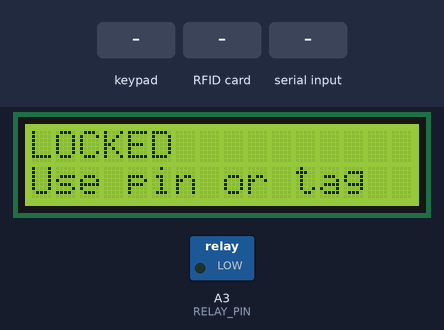
Bench run of a sketch on a simulated Arduino Uno, built with avr-gcc and run on an emulated ATmega328P. On the bench: 16×2 character LCD, switched loads named in the sketch (green lamp = pin HIGH). The test bench sets the inputs (shaded band). Pins used as bus, display or sensor lines are not drawn; what the sketch prints to the serial monitor is not drawn.

Above: at 1.3 s.
1.4 s: keypad keys 1 2 3 4 pressed 0.4 s apart
At 4.8 s:
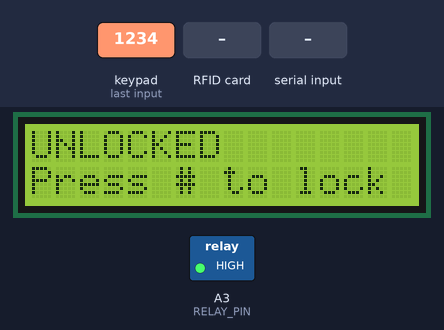
5.1 s: key '#' pressed
At 5.9 s:
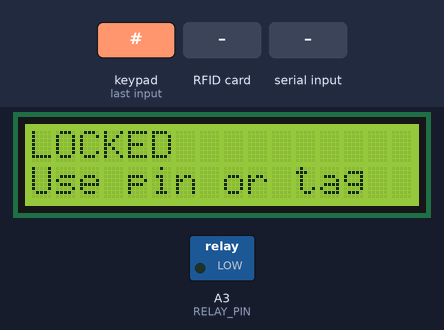
6.6 s: RFID card 5E 7A 19 C4 held to the reader
At 7.2 s:
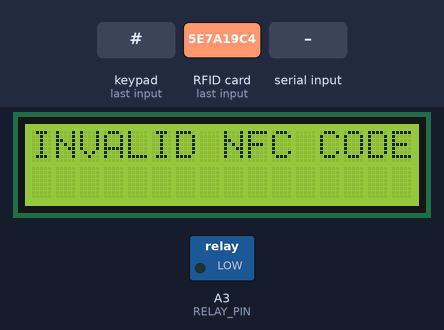
9.1 s: "3" received over Serial
At 11.0 s:
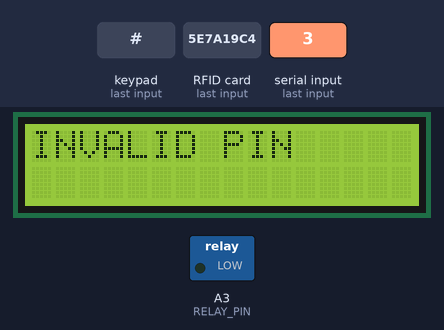
12.1 s: RFID card 21 E7 E6 26 held to the reader
At 13.0 s:
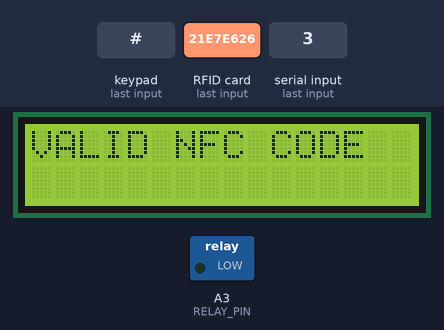
14.7 s: "2" received over Serial
At 16.0 s:
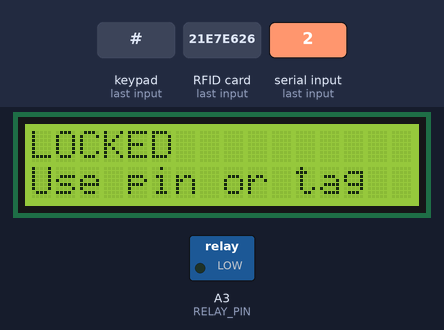
Timing chart, 0 to 17.7 s (numbered marks = the images above; inputs shaded):
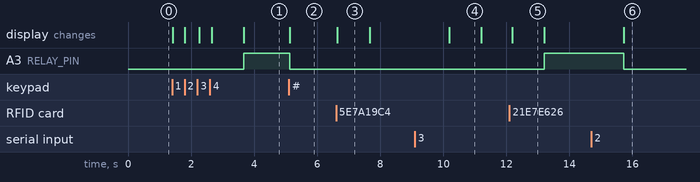

Measured:
- after the input at 1.4 s, A3 (RELAY_PIN): LOW → HIGH after 2.3 s; the display: first changes at once (image 1 shows a later state)
- after the input at 5.1 s, A3 (RELAY_PIN): HIGH → LOW at once; the display: changes at once (image 2)
- after the input at 6.6 s, the display: changes at once (image 3)
- after the input at 9.1 s, the display: changes after 1.1 s (image 4)
- after the input at 12.1 s, A3 (RELAY_PIN): LOW → HIGH after 1.1 s; the display: changes after 0.08 s (image 5)
- after the input at 14.7 s, A3 (RELAY_PIN): HIGH → LOW after 1.0 s; the display: changes after 1.0 s (image 6)
- what the display in image 3 shows lasts 1.1 s, from 6.6 s to 7.7 s

The sketch:

arduino.ino
```cpp
/*
  Proyek untuk: Smart Storage System for Enhanced Protection
  Kode untuk: Arduino UNO
  Ringkasan fungsi kode:
  - Send & receive data to/from ESP32
  - Main controller of the storage system
  Komponen yang digunakan:
  - Keypad 3x4
  - LCD I2C
  - MFRC522 module (RFID)
  - Solenoid lock 12V
  - Battery Holder for 12V
  - Relay 5V
*/

#include <SPI.h>
#include <MFRC522.h>
#include <Wire.h>
#include <LiquidCrystal_I2C.h>
#include <Keypad.h>
#include <EEPROM.h>
#define RST_PIN 9
#define SS_PIN 10
#define countof(a) (sizeof(a) / sizeof(a[0]))

const int RELAY_PIN = A3;
int state=0;
String accessCode="1234"; //GANTI PIN DISINI
int codeLength = accessCode.length();
String dataFromESP;


//NFC
#define RST_PIN 9
#define SS_PIN 10
MFRC522 mfrc522(SS_PIN, RST_PIN);  // Membuat MFRC522 instance

//LCD
LiquidCrystal_I2C  lcd(0x27,16,2);

//KEYPAD
const byte numRows= 4;  //Jumlah baris keypad
const byte numCols= 3;  //Jumlah kolom keypad
unsigned long lastKeyPressTime = 0;  // variabel untuk menyimpan waktu terakhir kali tombol keypad ditekan
const unsigned long TIMEOUT_PERIOD = 5000;  // Batas waktu timeout (5 detik)
String codeInput; //Variabel untuk menyimpan PIN yang diinput user
char keymap[numRows][numCols]=
{
  {'1', '2', '3'},
  {'4', '5', '6'},
  {'7', '8', '9'},
  {'*', '0', '#'}
};

//Kode untuk menunjukkan koneksi keypad ke Arduino
byte rowPins[numRows] = {2,3,4,5};
byte colPins[numCols] = {6,7,8};

//Membuat Keypad Class
Keypad myKeypad= Keypad(makeKeymap(keymap), rowPins, colPins, numRows, numCols);

void setup()
{
  pinMode(RELAY_PIN, OUTPUT);
  Serial.begin(9600);  // Memulai komunikasi serial dengan ESP32
  while (!Serial);
  SPI.begin();         // Insiisalisasi SPI Bus
  mfrc522.PCD_Init();  // Inisialisasi MFRC522
  // Inisialisasi LCD I2C
  lcd.begin();
  lcd.backlight();
  lcd.setCursor(0,0);
  lcd.clear();
  lcd.print( "LOCKED" );
  lcd.setCursor(0,1);
  lcd.print("Use pin or tag");
  }


int compareCODE(String a)  //PIN yang dimasukkan user akan dibandingkan dengan PIN sebenarnya di Fungsi ini
{  //with the accessCode;
  if(a.equals(accessCode))
    return 1;
  else if(a.equals("interrupt"))
    return 2;
  else
    return 0;
}

void unlockedPrompt() //Instruksi ke LCD ketika solenoid terbuka
{
  lcd.clear();
  lcd.setCursor(0,0);
  lcd.print( "UNLOCKED" );
  lcd.setCursor(0,1);
  lcd.print("Press # to lock");
}

void lockedPrompt() //Instruksi ke LCD ketika solenoid tertutup
{
  lcd.setCursor(0,0);
  lcd.clear();
  lcd.print( "LOCKED" );
  lcd.setCursor(0,1);
  lcd.print("Use pin or tag");
}

void loop()
{
  switch(state)
  {// state merepresentasikan kondisi lock, 0 = terkunci, 1 = terbuka
    case 0: {
      // Kode untuk pengecekan tag RFID
      mfrc522.PCD_Init();
      if ( mfrc522.PICC_IsNewCardPresent() && mfrc522.PICC_ReadCardSerial() )
      {
        String content = "";
        byte letter;
        for (byte i = 0; i < mfrc522.uid.size; i++)
        {
          content.concat(String(mfrc522.uid.uidByte[i] < 0x10 ? " 0" : " "));
          content.concat(String(mfrc522.uid.uidByte[i], HEX));
        }
        content.toUpperCase();
        if(content.substring(1) == "21 E7 E6 26")  //UBAH RFID DISINI
          {
            state=1;
            lcd.clear();
            lcd.setCursor(0,0);
            lcd.print( "VALID NFC CODE" );
            Serial.print('c'); //Mengirim tanda bahwa berhasil terbuka ke ESP32
            delay(1000);
            unlockedPrompt();
            digitalWrite(RELAY_PIN, HIGH);
            return;
          }
        else
        {
          lcd.clear();
          lcd.setCursor(0,0);
          lcd.print( "INVALID NFC CODE" );
          delay(1000);
          Serial.print('i'); //Mengirim tanda bahwa tidak berhasil terbuka ke ESP32
          lockedPrompt();
          return;
        }
     // Kode ketika diterima data dari ESP32, artinya user sedang mencoba membuka storage system melalui Webserver
    }else if (Serial.available()) {
    dataFromESP = Serial.readString();
    //Cek kode untuk ESP32 supaya terbayang string "1", "2", dan "3" didapat darimana.
    if(dataFromESP == "1") {
      state=1;
      lcd.clear();
      lcd.setCursor(0,0);
      lcd.print( "VALID CODE" );
      delay(1000);
      unlockedPrompt();
      digitalWrite(RELAY_PIN, HIGH);
      return;
    } else if(dataFromESP == "2"){
      state=0;
      lockedPrompt();
      digitalWrite(RELAY_PIN, LOW);
      return;
    } else if(dataFromESP == "3"){ //3 ARTINYA GAGAL MASUK
      lcd.clear();
      lcd.setCursor(0,0);
      lcd.print( "INVALID PIN" );
      delay(1000);
      lockedPrompt();
      return;
    }
    }
      // Kode untuk keypad
      int A = 0;
      char key=myKeypad.getKey();
      if(key)
      {
        lastKeyPressTime = millis();
        codeInput += key;
        if (codeInput.length() == 1)
        {
          lcd.clear();
          lcd.setCursor(0,0);
        }
        lcd.print('X');
        if(codeInput.length() == codeLength)
        {
          A = compareCODE(codeInput);
        }
        else
        {
          return;
        }
        if(A==0)
        {  //A adalah variabel yang menyimpan kondisi (0=code tidak valid, 1=code valid)
          lcd.clear();
          lcd.print("INVALID CODE");
          delay(1000);
          Serial.print('i');
          lockedPrompt();
          codeInput = "";
          return;
        }
        if(A==1)
        {
          lcd.setCursor(0,0);
          lcd.clear();
          lcd.print( "VALID CODE " );
          delay(1000);
          Serial.print('c');
          state = 1;
          unlockedPrompt();
          digitalWrite(RELAY_PIN, HIGH);
          codeInput = "";
          return;
        }
        if(A == 2);
        {
          state=0;
          codeInput = "";
          return;
        }
      }
      unsigned long currentTime = millis();
      if (currentTime - lastKeyPressTime > TIMEOUT_PERIOD && codeInput.length() != 0)
      {
        // Waktu timeout tercapai sehingga input pin direset
        codeInput = "";
        lockedPrompt();
      }
      break;
    }

    case 1:
    {// Lock akan tertutup kembali bila tanda pagar ditekan
      char c=myKeypad.getKey();
      if(c == '#')
      {
        state=0;
        Serial.print('r');
        lockedPrompt();
        digitalWrite(RELAY_PIN, LOW);
        return;
     // Lock juga akan tertutup semisalkan ada perintah reset diterima dari Webserver
      }else if (Serial.available()) {
    dataFromESP = Serial.readString();

    // Sending data from Arduino to ESP32
    if(dataFromESP == "2"){
      state=0;
      lockedPrompt();
      digitalWrite(RELAY_PIN, LOW);
      return;
    }
      break;
  }
  }
}
}
```
